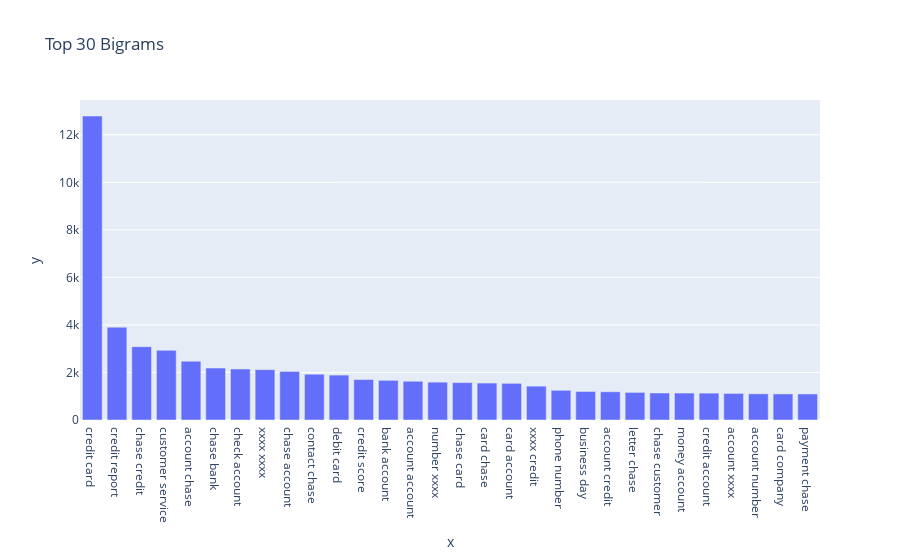

Notebook source saved alongside this figure:
### Code cell
#Write your code here to find the top 30 bigram frequency among the complaints in the cleaned datafram(df_clean).
bigram = get_top_n_words(df_clean['complaint_clean'], 2,30)
words_freq_df['bigram'] = [word for word, freq in bigram]
words_freq_df['bigram_freq'] = [freq for word, freq in bigram]
px.bar(x=words_freq_df['bigram'], y=words_freq_df['bigram_freq'], title='Top 30 Bigrams')

### Figure 1 — Plotly figure (JSON) as saved in the notebook; plotly's stock layout.template omitted (floating-point values rounded to 4 significant figures)
{"data": [{"alignmentgroup": "True", "hovertemplate": "x=%{x}<br>y=%{y}<extra></extra>", "legendgroup": "", "marker": {"color": "#636efa", "pattern": {"shape": ""}}, "name": "", "offsetgroup": "", "orientation": "v", "showlegend": false, "textposition": "auto", "type": "bar", "x": ["credit card", "credit report", "chase credit", "customer service", "account chase", "chase bank", "check account", "xxxx xxxx", "chase account", "contact chase", "debit card", "credit score", "bank account", "account account", "number xxxx", "chase card", "card chase", "card account", "xxxx credit", "phone number", "business day", "account credit", "letter chase", "chase customer", "money account", "credit account", "account xxxx", "account number", "card company", "payment chase"], "xaxis": "x", "y": [12789, 3904, 3085, 2931, 2470, 2185, 2143, 2117, 2045, 1926, 1889, 1703, 1669, 1629, 1592, 1573, 1554, 1541, 1424, 1250, 1200, 1187, 1161, 1136, 1134, 1130, 1117, 1100, 1097, 1095], "yaxis": "y"}], "layout": {"autosize": true, "barmode": "relative", "legend": {"tracegroupgap": 0}, "title": {"text": "Top 30 Bigrams"}, "xaxis": {"anchor": "y", "autorange": true, "domain": [0, 1], "range": [-0.5, 29.5], "title": {"text": "x"}, "type": "category"}, "yaxis": {"anchor": "x", "autorange": true, "domain": [0, 1], "range": [0, 13460.0], "title": {"text": "y"}, "type": "linear"}}}
